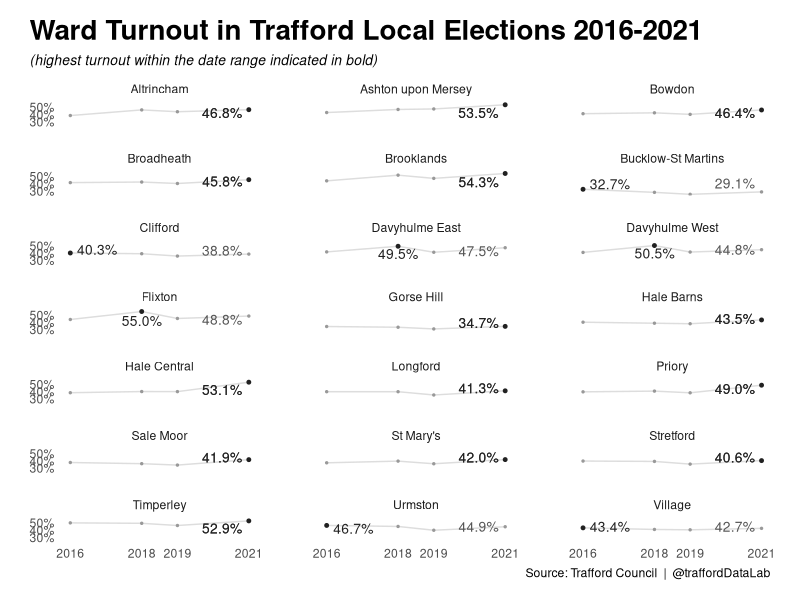
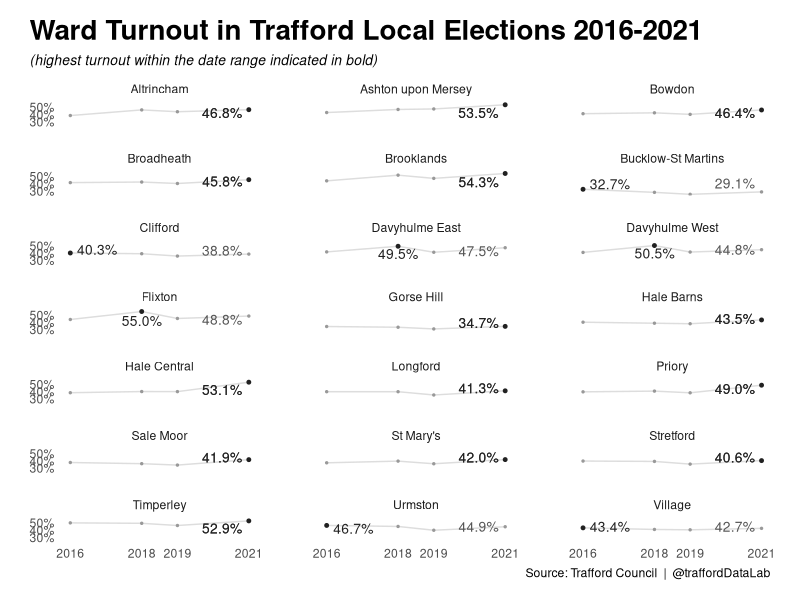

These charts were generated, in order, by the following R code:
# Visualisation of local election turnout by ward

# Required packages
library(tidyverse) ; library(ggrepel)

# Load in the data
turnout_df <- read_csv("data/local_election_turnout.csv")

# calculate the max and latest year points
max_turnout <- group_by(turnout_df, ward_code) %>% slice(which.max(turnout))
latest_year <- turnout_df %>% filter(election_year == max(election_year))

# Plot the data
ggplot(turnout_df, aes(x = election_year, y = turnout, label = str_c(sprintf("%0.1f", round(turnout, digits = 1)), "%"))) + 
  facet_wrap(ward_name~., nrow = 7, scales = "fixed") + 
  scale_x_continuous(breaks = c(2016, 2018, 2019, 2021), labels = c("2016", "2018", "2019", "2021")) +
  scale_y_continuous(labels = function(y){ paste0(y, "%") }) +
  geom_line(col = "#dddddd") +
  geom_point(size = 0.5, col = "#999999") +
  geom_point(data = max_turnout, size = 1, col = '#212121') +
  geom_text_repel(data = latest_year, nudge_y = 2, size = 3.5, col = "#555555") +
  geom_text_repel(data = max_turnout, nudge_y = 2, size = 3.5, col = "#212121") +
  labs(x = NULL, y = NULL,
       title = "Ward Turnout in Trafford Local Elections 2016-2021",
       subtitle = "(highest turnout within the date range indicated in bold)", 
       caption = "Source: Trafford Council  |  @traffordDataLab") +
  theme_minimal() + 
  theme(panel.grid = element_blank(),
        axis.title = element_blank(),
        plot.margin = unit(c(0.5, 0.75, 0.5, 0.75), "cm"),
        panel.spacing.x = unit(3, "lines"),
        panel.spacing.y = unit(1, "lines"),
        plot.title = element_text(size = 20, face = "bold"),
        plot.subtitle = element_text(size = 10, face = "italic"),
        plot.title.position = "plot")

ggsave("images/ward_turnout_2016-2021.png", dpi = 320, scale = 1, width = 8.81, height = 8.17)
